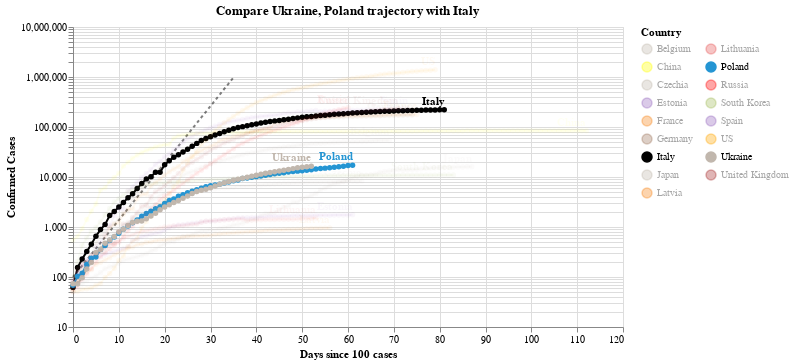

Notebook code cell kept with this figure:
### Code cell
#hide_input
chart2 = make_since_chart(dff2, ['Ukraine', 'Poland'], baseline_countries)
chart2

### Figure 1 — Vega-Lite specification as saved in the notebook (floating-point values rounded to 4 significant figures; data arrays with more than 128 entries replaced by an {"elided": "..."} marker saying what was removed)
{"config": {"view": {"continuousWidth": 400, "continuousHeight": 300}}, "layer": [{"data": {"name": "data-628230001892d6798b50651be41d1b3e"}, "mark": {"type": "line", "color": "black", "opacity": 0.5, "strokeDash": [3, 3]}, "encoding": {"x": {"type": "quantitative", "field": "Days since 100 cases"}, "y": {"type": "quantitative", "field": "Confirmed Cases"}}}, {"data": {"name": "data-e67cfba6036a511f745cab4c5c48798e"}, "mark": {"type": "line", "point": true}, "encoding": {"color": {"type": "nominal", "field": "Country", "legend": {"columns": 2}, "scale": {"domain": ["Belgium", "China", "Czechia", "Estonia", "France", "Germany", "Italy", "Japan", "Latvia", "Lithuania", "Poland", "Russia", "South Korea", "Spain", "US", "Ukraine", "United Kingdom"], "range": ["#C1B7AD", "yellow", "#C1B7AD", "#9467bd", "#F58518", "#9D755D", "black", "#C1B7AD", "#F58518", "#E45756", "#2495D3", "red", "#A1BA59", "#9467bd", "orange", "#C1B7AD", "brown"]}}, "opacity": {"condition": {"value": 1, "selection": "selector003"}, "value": 0.05}, "tooltip": [{"type": "nominal", "field": "Country"}, {"type": "temporal", "field": "Date"}, {"type": "quantitative", "field": "Confirmed Cases"}, {"type": "quantitative", "field": "Days since 100 cases"}], "x": {"type": "quantitative", "field": "Days since 100 cases"}, "y": {"type": "quantitative", "field": "Confirmed Cases", "scale": {"type": "log"}}}, "selection": {"selector003": {"type": "multi", "fields": ["Country"], "bind": "legend", "init": [{"Country": "Ukraine"}, {"Country": "Poland"}, {"Country": "Italy"}]}}, "width": 550}, {"data": {"name": "data-e67cfba6036a511f745cab4c5c48798e"}, "mark": {"type": "text", "align": "right", "dy": -8, "fontWeight": "bold"}, "encoding": {"color": {"type": "nominal", "field": "Country", "legend": {"columns": 2}, "scale": {"domain": ["Belgium", "China", "Czechia", "Estonia", "France", "Germany", "Italy", "Japan", "Latvia", "Lithuania", "Poland", "Russia", "South Korea", "Spain", "US", "Ukraine", "United Kingdom"], "range": ["#C1B7AD", "yellow", "#C1B7AD", "#9467bd", "#F58518", "#9D755D", "black", "#C1B7AD", "#F58518", "#E45756", "#2495D3", "red", "#A1BA59", "#9467bd", "orange", "#C1B7AD", "brown"]}}, "opacity": {"condition": {"value": 1, "selection": "selector003"}, "value": 0.05}, "text": {"type": "nominal", "field": "Country"}, "tooltip": [{"type": "nominal", "field": "Country"}, {"type": "temporal", "field": "Date"}, {"type": "quantitative", "field": "Confirmed Cases"}, {"type": "quantitative", "field": "Days since 100 cases"}], "x": {"type": "quantitative", "field": "Days since 100 cases"}, "y": {"type": "quantitative", "field": "Confirmed Cases", "scale": {"type": "log"}}}, "transform": [{"filter": "(datum['Date'] >= 1589328000000)"}], "width": 550}], "title": "Compare Ukraine, Poland trajectory with Italy", "$schema": "https://vega.github.io/schema/vega-lite/v4.0.2.json", "datasets": {"data-628230001892d6798b50651be41d1b3e": [{"Days since 100 cases": 0, "Confirmed Cases": 100.0}, {"Days since 100 cases": 1, "Confirmed Cases": 130.0}, {"Days since 100 cases": 2, "Confirmed Cases": 169.0}, {"Days since 100 cases": 3, "Confirmed Cases": 219.7}, {"Days since 100 cases": 4, "Confirmed Cases": 285.6}, {"Days since 100 cases": 5, "Confirmed Cases": 371.3}, {"Days since 100 cases": 6, "Confirmed Cases": 482.7}, {"Days since 100 cases": 7, "Confirmed Cases": 627.5}, {"Days since 100 cases": 8, "Confirmed Cases": 815.7}, {"Days since 100 cases": 9, "Confirmed Cases": 1060.0}, {"Days since 100 cases": 10, "Confirmed Cases": 1379.0}, {"Days since 100 cases": 11, "Confirmed Cases": 1792.0}, {"Days since 100 cases": 12, "Confirmed Cases": 2330.0}, {"Days since 100 cases": 13, "Confirmed Cases": 3029.0}, {"Days since 100 cases": 14, "Confirmed Cases": 3937.0}, {"Days since 100 cases": 15, "Confirmed Cases": 5119.0}, {"Days since 100 cases": 16, "Confirmed Cases": 6654.0}, {"Days since 100 cases": 17, "Confirmed Cases": 8650.0}, {"Days since 100 cases": 18, "Confirmed Cases": 11250.0}, {"Days since 100 cases": 19, "Confirmed Cases": 14620.0}, {"Days since 100 cases": 20, "Confirmed Cases": 19000.0}, {"Days since 100 cases": 21, "Confirmed Cases": 24710.0}, {"Days since 100 cases": 22, "Confirmed Cases": 32120.0}, {"Days since 100 cases": 23, "Confirmed Cases": 41750.0}, {"Days since 100 cases": 24, "Confirmed Cases": 54280.0}, {"Days since 100 cases": 25, "Confirmed Cases": 70560.0}, {"Days since 100 cases": 26, "Confirmed Cases": 91730.0}, {"Days since 100 cases": 27, "Confirmed Cases": 119300.0}, {"Days since 100 cases": 28, "Confirmed Cases": 155000.0}, {"Days since 100 cases": 29, "Confirmed Cases": 201500.0}, {"Days since 100 cases": 30, "Confirmed Cases": 262000.0}, {"Days since 100 cases": 31, "Confirmed Cases": 340600.0}, {"Days since 100 cases": 32, "Confirmed Cases": 442800.0}, {"Days since 100 cases": 33, "Confirmed Cases": 575600.0}, {"Days since 100 cases": 34, "Confirmed Cases": 748300.0}, {"Days since 100 cases": 35, "Confirmed Cases": 972800.0}], "data-e67cfba6036a511f745cab4c5c48798e": {"elided": "1227 records"}}}
